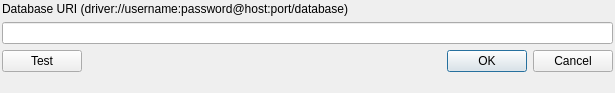
<?xml version="1.0" encoding="UTF-8"?>
<ui version="4.0">
 <class>Dialog</class>
 <widget class="QDialog" name="Dialog">
  <property name="geometry">
   <rect>
    <x>0</x>
    <y>0</y>
    <width>615</width>
    <height>93</height>
   </rect>
  </property>
  <property name="windowTitle">
   <string>База данных</string>
  </property>
  <property name="windowIcon">
   <iconset resource="../widgets/widgets.qrc">
    <normaloff>:/icons/fugue/database.png</normaloff>:/icons/fugue/database.png</iconset>
  </property>
  <layout class="QGridLayout" name="gridLayout">
   <property name="margin">
    <number>2</number>
   </property>
   <item row="0" column="0" colspan="2">
    <widget class="QLabel" name="label">
     <property name="sizePolicy">
      <sizepolicy hsizetype="Preferred" vsizetype="Maximum">
       <horstretch>0</horstretch>
       <verstretch>0</verstretch>
      </sizepolicy>
     </property>
     <property name="text">
      <string>Database URI (driver://username:password@host:port/database)</string>
     </property>
    </widget>
   </item>
   <item row="2" column="0">
    <widget class="QPushButton" name="buttonTestConnection">
     <property name="toolTip">
      <string extracomment="Press to test the DB connection"/>
     </property>
     <property name="text">
      <string>Test</string>
     </property>
    </widget>
   </item>
   <item row="2" column="1">
    <widget class="QDialogButtonBox" name="buttonBox">
     <property name="orientation">
      <enum>Qt::Horizontal</enum>
     </property>
     <property name="standardButtons">
      <set>QDialogButtonBox::Cancel|QDialogButtonBox::Ok</set>
     </property>
    </widget>
   </item>
   <item row="1" column="0" colspan="2">
    <widget class="QLineEdit" name="dbUri"/>
   </item>
   <item row="3" column="1">
    <spacer name="verticalSpacer">
     <property name="orientation">
      <enum>Qt::Vertical</enum>
     </property>
     <property name="sizeHint" stdset="0">
      <size>
       <width>0</width>
       <height>0</height>
      </size>
     </property>
    </spacer>
   </item>
  </layout>
 </widget>
 <resources>
  <include location="../widgets/widgets.qrc"/>
 </resources>
 <connections>
  <connection>
   <sender>buttonBox</sender>
   <signal>rejected()</signal>
   <receiver>Dialog</receiver>
   <slot>close()</slot>
   <hints>
    <hint type="sourcelabel">
     <x>316</x>
     <y>260</y>
    </hint>
    <hint type="destinationlabel">
     <x>286</x>
     <y>274</y>
    </hint>
   </hints>
  </connection>
 </connections>
</ui>
